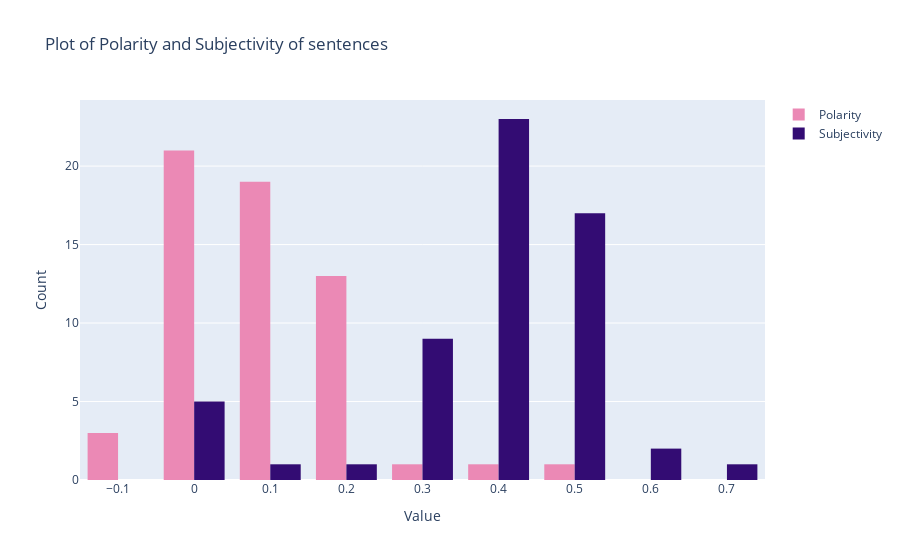

The notebook cell this image was saved under:
### Code cell
fig = go.Figure()
fig.add_trace(go.Histogram(x=df_textblob['Polarity'],
                name="Polarity",
                marker_color ="#EB89B5"))
fig.add_trace(go.Histogram(x=df_textblob['Subjectivity'],
                name="Subjectivity",
                marker_color="#330C73"))

fig.update_layout(
    title_text='Plot of Polarity and Subjectivity of sentences',
    xaxis_title_text="Value",
    yaxis_title_text="Count"
)
fig.show()

### Figure 1 — Plotly figure (JSON) as saved in the notebook; plotly's stock layout.template omitted (floating-point values rounded to 4 significant figures)
{"data": [{"marker": {"color": "#EB89B5"}, "name": "Polarity", "type": "histogram", "x": [-0.1006, -0.005655, 0.35, 0.04556, 0.09144, 0.1125, 0.1864, 0.1725, 0.05, 0.1364, -0.003098, 0.2157, 0.04234, 0.2554, 0.1939, 0.2375, 0.2369, 0.1728, 0.1587, 0.4667, 0.06778, -0.05873, -0.01111, 0, 0.03417, 0.06683, 0.1606, 0.1126, 0.1288, 0.1748, 0.07792, 0.1035, 0.06812, 0, 0.0519, 0.01512, 0.1885, 0.04071, 0, 0, 0.03566, 0, 0.1476, 0.04853, 0.03887, -0.05417, 0, 0.08162, 0.01045, 0.1275, -0.02892, 0.01855, 0.09208, 0.1532, 0.1742, 0.1104, 0.08377, 0, 0.1328]}, {"marker": {"color": "#330C73"}, "name": "Subjectivity", "type": "histogram", "x": [0.5233, 0.4315, 0.35, 0.3678, 0.387, 0.4125, 0.5192, 0.4907, 0.5, 0.4545, 0.2218, 0.4071, 0.3591, 0.4557, 0.4299, 0.5083, 0.491, 0.488, 0.7212, 0.6381, 0.4628, 0.1159, 0.4306, 0, 0.2996, 0.3437, 0.3767, 0.4662, 0.2793, 0.403, 0.3407, 0.3914, 0.4269, 0.375, 0.3959, 0.3052, 0.3917, 0.4465, 0, 0, 0.4446, 0.375, 0.4453, 0.5097, 0.4299, 0.5625, 0, 0.3203, 0.3391, 0.455, 0.3227, 0.4721, 0.4644, 0.4477, 0.4864, 0.4151, 0.3256, 0, 0.4574]}], "layout": {"title": {"text": "Plot of Polarity and Subjectivity of sentences"}, "xaxis": {"title": {"text": "Value"}}, "yaxis": {"title": {"text": "Count"}}}}
